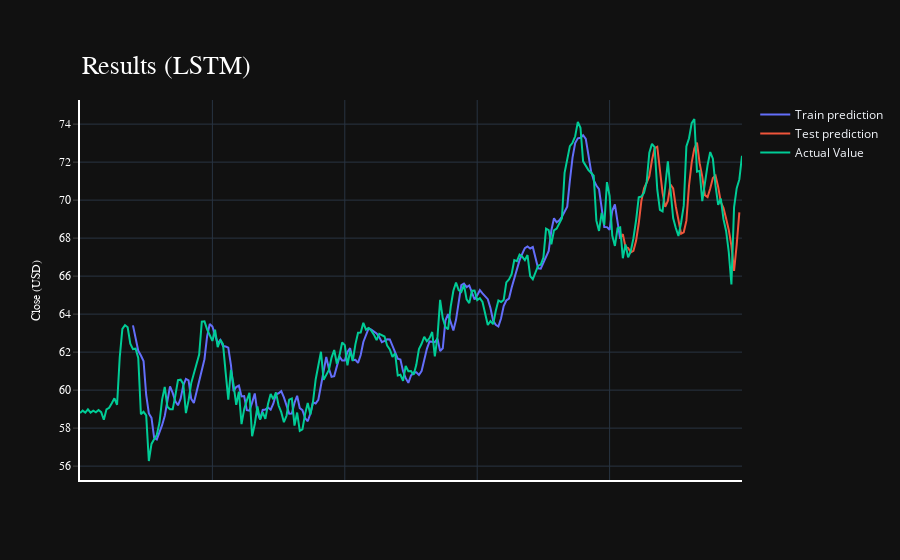

The cell this chart's notebook holds for it:
### Code cell
import plotly.express as px
import plotly.graph_objects as go

fig = go.Figure()
fig.add_trace(go.Scatter(go.Scatter(x=result.index, y=result[0],
                    mode='lines',
                    name='Train prediction')))
fig.add_trace(go.Scatter(x=result.index, y=result[1],
                    mode='lines',
                    name='Test prediction'))
fig.add_trace(go.Scatter(go.Scatter(x=result.index, y=result[2],
                    mode='lines',
                    name='Actual Value')))
fig.update_layout(
    xaxis=dict(
        showline=True,
        showgrid=True,
        showticklabels=False,
        linecolor='white',
        linewidth=2
    ),
    yaxis=dict(
        title_text='Close (USD)',
        titlefont=dict(
            family='Rockwell',
            size=12,
            color='white',
        ),
        showline=True,
        showgrid=True,
        showticklabels=True,
        linecolor='white',
        linewidth=2,
        ticks='outside',
        tickfont=dict(
            family='Rockwell',
            size=12,
            color='white',
        ),
    ),
    showlegend=True,
    template = 'plotly_dark'

)



annotations = []
annotations.append(dict(xref='paper', yref='paper', x=0.0, y=1.05,
                              xanchor='left', yanchor='bottom',
                              text='Results (LSTM)',
                              font=dict(family='Rockwell',
                                        size=26,
                                        color='white'),
                              showarrow=False))
fig.update_layout(annotations=annotations)

fig.show()

### Figure 1 — Plotly figure (JSON) as saved in the notebook; plotly's stock layout.template omitted (floating-point values rounded to 4 significant figures; data arrays with more than 128 entries replaced by an {"elided": "..."} marker saying what was removed)
{"data": [{"mode": "lines", "name": "Train prediction", "type": "scatter", "x": {"elided": "251 int values"}, "y": {"elided": "251 float values"}}, {"mode": "lines", "name": "Test prediction", "type": "scatter", "x": {"elided": "251 int values"}, "y": {"elided": "251 float values"}}, {"mode": "lines", "name": "Actual Value", "type": "scatter", "x": {"elided": "251 int values"}, "y": {"elided": "251 float values"}}], "layout": {"annotations": [{"font": {"color": "white", "family": "Rockwell", "size": 26}, "showarrow": false, "text": "Results (LSTM)", "x": 0, "xanchor": "left", "xref": "paper", "y": 1.05, "yanchor": "bottom", "yref": "paper"}], "showlegend": true, "xaxis": {"linecolor": "white", "linewidth": 2, "showgrid": true, "showline": true, "showticklabels": false}, "yaxis": {"linecolor": "white", "linewidth": 2, "showgrid": true, "showline": true, "showticklabels": true, "tickfont": {"color": "white", "family": "Rockwell", "size": 12}, "ticks": "outside", "title": {"font": {"color": "white", "family": "Rockwell", "size": 12}, "text": "Close (USD)"}}}}
